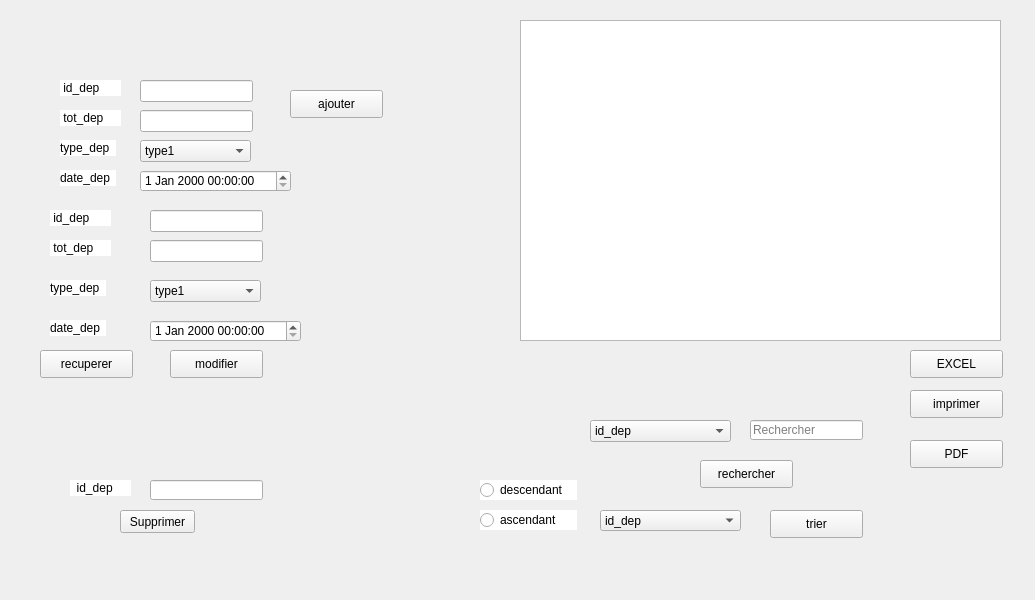
   <widget class="QWidget" name="tab">
    <attribute name="title">
     <string>Gestion depense</string>
    </attribute>
    <widget class="QLabel" name="label_7">
     <property name="geometry">
      <rect>
       <x>60</x>
       <y>80</y>
       <width>61</width>
       <height>16</height>
      </rect>
     </property>
     <property name="styleSheet">
      <string notr="true">background-color:tranparent;

border-image:url(:/image/5.jpg);

background:white;

border:none;

background-repeat:none;</string>
     </property>
     <property name="text">
      <string> id_dep</string>
     </property>
    </widget>
    <widget class="QLabel" name="label_10">
     <property name="geometry">
      <rect>
       <x>60</x>
       <y>110</y>
       <width>61</width>
       <height>16</height>
      </rect>
     </property>
     <property name="styleSheet">
      <string notr="true">background-color:tranparent;

border-image:url(:/image/5.jpg);

background:white;

border:none;

background-repeat:none;</string>
     </property>
     <property name="text">
      <string> tot_dep</string>
     </property>
    </widget>
    <widget class="QLineEdit" name="le_id_dep">
     <property name="geometry">
      <rect>
       <x>140</x>
       <y>80</y>
       <width>113</width>
       <height>22</height>
      </rect>
     </property>
    </widget>
    <widget class="QLineEdit" name="le_tot_dep">
     <property name="geometry">
      <rect>
       <x>140</x>
       <y>110</y>
       <width>113</width>
       <height>22</height>
      </rect>
     </property>
    </widget>
    <widget class="QPushButton" name="pushButton_1">
     <property name="geometry">
      <rect>
       <x>290</x>
       <y>90</y>
       <width>93</width>
       <height>28</height>
      </rect>
     </property>
     <property name="text">
      <string>ajouter</string>
     </property>
    </widget>
    <widget class="QLabel" name="label_25">
     <property name="geometry">
      <rect>
       <x>50</x>
       <y>210</y>
       <width>61</width>
       <height>16</height>
      </rect>
     </property>
     <property name="styleSheet">
      <string notr="true">background-color:tranparent;

border-image:url(:/image/5.jpg);

background:white;

border:none;

background-repeat:none;</string>
     </property>
     <property name="text">
      <string> id_dep</string>
     </property>
    </widget>
    <widget class="QLabel" name="label_11">
     <property name="geometry">
      <rect>
       <x>50</x>
       <y>240</y>
       <width>61</width>
       <height>16</height>
      </rect>
     </property>
     <property name="styleSheet">
      <string notr="true">background-color:tranparent;

border-image:url(:/image/5.jpg);

background:white;

border:none;

background-repeat:none;</string>
     </property>
     <property name="text">
      <string> tot_dep</string>
     </property>
    </widget>
    <widget class="QLineEdit" name="le_id_dep_5">
     <property name="geometry">
      <rect>
       <x>150</x>
       <y>210</y>
       <width>113</width>
       <height>22</height>
      </rect>
     </property>
    </widget>
    <widget class="QLineEdit" name="le_tot_dep_2">
     <property name="geometry">
      <rect>
       <x>150</x>
       <y>240</y>
       <width>113</width>
       <height>22</height>
      </rect>
     </property>
    </widget>
    <widget class="QPushButton" name="pushButton_2">
     <property name="geometry">
      <rect>
       <x>170</x>
       <y>350</y>
       <width>93</width>
       <height>28</height>
      </rect>
     </property>
     <property name="text">
      <string>modifier</string>
     </property>
    </widget>
    <widget class="QComboBox" name="cb_recherche_8">
     <property name="geometry">
      <rect>
       <x>590</x>
       <y>420</y>
       <width>141</width>
       <height>22</height>
      </rect>
     </property>
     <item>
      <property name="text">
       <string>id_dep</string>
      </property>
     </item>
     <item>
      <property name="text">
       <string>tot_dep</string>
      </property>
     </item>
    </widget>
    <widget class="QLineEdit" name="le_recherche_8">
     <property name="geometry">
      <rect>
       <x>750</x>
       <y>420</y>
       <width>113</width>
       <height>20</height>
      </rect>
     </property>
     <property name="placeholderText">
      <string>Rechercher</string>
     </property>
    </widget>
    <widget class="QPushButton" name="pushButton_7">
     <property name="geometry">
      <rect>
       <x>700</x>
       <y>460</y>
       <width>93</width>
       <height>28</height>
      </rect>
     </property>
     <property name="text">
      <string>rechercher</string>
     </property>
    </widget>
    <widget class="QPushButton" name="EXCEL_4">
     <property name="geometry">
      <rect>
       <x>910</x>
       <y>350</y>
       <width>93</width>
       <height>28</height>
      </rect>
     </property>
     <property name="text">
      <string>EXCEL</string>
     </property>
    </widget>
    <widget class="QLabel" name="label_26">
     <property name="geometry">
      <rect>
       <x>70</x>
       <y>480</y>
       <width>61</width>
       <height>16</height>
      </rect>
     </property>
     <property name="styleSheet">
      <string notr="true">background-color:tranparent;

border-image:url(:/image/5.jpg);

background:white;

border:none;

background-repeat:none;</string>
     </property>
     <property name="text">
      <string>  id_dep</string>
     </property>
    </widget>
    <widget class="QLineEdit" name="le_id_sup_3">
     <property name="geometry">
      <rect>
       <x>150</x>
       <y>480</y>
       <width>113</width>
       <height>20</height>
      </rect>
     </property>
     <property name="styleSheet">
      <string notr="true">m_myWidget = new QWidget(this); m_myWidget-&gt;setGeometry(0, 0, 300, 100); QPalette pal = palette();</string>
     </property>
    </widget>
    <widget class="QPushButton" name="supprimer_6">
     <property name="geometry">
      <rect>
       <x>120</x>
       <y>510</y>
       <width>75</width>
       <height>23</height>
      </rect>
     </property>
     <property name="text">
      <string>Supprimer</string>
     </property>
    </widget>
    <widget class="QTableView" name="tab_dep">
     <property name="geometry">
      <rect>
       <x>520</x>
       <y>20</y>
       <width>481</width>
       <height>321</height>
      </rect>
     </property>
    </widget>
    <widget class="QComboBox" name="cb_recherche_10">
     <property name="geometry">
      <rect>
       <x>600</x>
       <y>510</y>
       <width>141</width>
       <height>21</height>
      </rect>
     </property>
     <item>
      <property name="text">
       <string>id_dep</string>
      </property>
     </item>
     <item>
      <property name="text">
       <string>tot_dep</string>
      </property>
     </item>
    </widget>
    <widget class="QPushButton" name="pushButton_8">
     <property name="geometry">
      <rect>
       <x>770</x>
       <y>510</y>
       <width>93</width>
       <height>28</height>
      </rect>
     </property>
     <property name="text">
      <string>trier</string>
     </property>
    </widget>
    <widget class="QLabel" name="label_31">
     <property name="geometry">
      <rect>
       <x>5</x>
       <y>-1</y>
       <width>1021</width>
       <height>591</height>
      </rect>
     </property>
     <property name="styleSheet">
      <string notr="true">background-color:tranparent;

border-image:url(:/StyleSheet/1.jpg);

background:none;

border:none;

background-repeat:none;
</string>
     </property>
     <property name="text">
      <string/>
     </property>
    </widget>
    <widget class="QPushButton" name="pushButton_6">
     <property name="geometry">
      <rect>
       <x>40</x>
       <y>350</y>
       <width>93</width>
       <height>28</height>
      </rect>
     </property>
     <property name="text">
      <string>recuperer</string>
     </property>
    </widget>
    <widget class="QRadioButton" name="desc1">
     <property name="geometry">
      <rect>
       <x>480</x>
       <y>480</y>
       <width>97</width>
       <height>20</height>
      </rect>
     </property>
     <property name="styleSheet">
      <string notr="true">background-color:tranparent;

border-image:url(:/image/5.jpg);

background:white;

border:none;

background-repeat:none;</string>
     </property>
     <property name="text">
      <string>descendant </string>
     </property>
    </widget>
    <widget class="QRadioButton" name="asc1">
     <property name="geometry">
      <rect>
       <x>480</x>
       <y>510</y>
       <width>97</width>
       <height>20</height>
      </rect>
     </property>
     <property name="styleSheet">
      <string notr="true">background-color:tranparent;

border-image:url(:/image/5.jpg);

background:white;

border:none;

background-repeat:none;</string>
     </property>
     <property name="text">
      <string>ascendant</string>
     </property>
    </widget>
    <widget class="QLabel" name="label_23">
     <property name="geometry">
      <rect>
       <x>60</x>
       <y>140</y>
       <width>56</width>
       <height>16</height>
      </rect>
     </property>
     <property name="styleSheet">
      <string notr="true">background-color:tranparent;

border-image:url(:/image/5.jpg);

background:white;

border:none;

background-repeat:none;
</string>
     </property>
     <property name="text">
      <string>type_dep</string>
     </property>
    </widget>
    <widget class="QLabel" name="label_24">
     <property name="geometry">
      <rect>
       <x>60</x>
       <y>170</y>
       <width>56</width>
       <height>16</height>
      </rect>
     </property>
     <property name="styleSheet">
      <string notr="true">background-color:tranparent;

border-image:url(:/image/5.jpg);

background:white;

border:none;

background-repeat:none;</string>
     </property>
     <property name="text">
      <string>date_dep</string>
     </property>
    </widget>
    <widget class="QLabel" name="label_29">
     <property name="geometry">
      <rect>
       <x>50</x>
       <y>280</y>
       <width>56</width>
       <height>16</height>
      </rect>
     </property>
     <property name="styleSheet">
      <string notr="true">background-color:tranparent;

border-image:url(:/image/5.jpg);

background:white;

border:none;

background-repeat:none;</string>
     </property>
     <property name="text">
      <string>type_dep</string>
     </property>
    </widget>
    <widget class="QLabel" name="label_32">
     <property name="geometry">
      <rect>
       <x>50</x>
       <y>320</y>
       <width>56</width>
       <height>16</height>
      </rect>
     </property>
     <property name="styleSheet">
      <string notr="true">background-color:tranparent;

border-image:url(:/image/5.jpg);

background:white;

border:none;

background-repeat:none;</string>
     </property>
     <property name="text">
      <string>date_dep</string>
     </property>
    </widget>
    <widget class="QComboBox" name="letypedep">
     <property name="geometry">
      <rect>
       <x>140</x>
       <y>140</y>
       <width>111</width>
       <height>22</height>
      </rect>
     </property>
     <item>
      <property name="text">
       <string>type1</string>
      </property>
     </item>
     <item>
      <property name="text">
       <string>type2</string>
      </property>
     </item>
     <item>
      <property name="text">
       <string>type3</string>
      </property>
     </item>
    </widget>
    <widget class="QComboBox" name="mtypedep">
     <property name="geometry">
      <rect>
       <x>150</x>
       <y>280</y>
       <width>111</width>
       <height>22</height>
      </rect>
     </property>
     <item>
      <property name="text">
       <string>type1</string>
      </property>
     </item>
     <item>
      <property name="text">
       <string>type2</string>
      </property>
     </item>
     <item>
      <property name="text">
       <string>type3</string>
      </property>
     </item>
    </widget>
    <widget class="QPushButton" name="impression_2">
     <property name="geometry">
      <rect>
       <x>910</x>
       <y>390</y>
       <width>93</width>
       <height>28</height>
      </rect>
     </property>
     <property name="text">
      <string>imprimer</string>
     </property>
    </widget>
    <widget class="QPushButton" name="pdff">
     <property name="geometry">
      <rect>
       <x>910</x>
       <y>440</y>
       <width>93</width>
       <height>28</height>
      </rect>
     </property>
     <property name="text">
      <string>PDF</string>
     </property>
    </widget>
    <widget class="QDateTimeEdit" name="date">
     <property name="geometry">
      <rect>
       <x>140</x>
       <y>170</y>
       <width>151</width>
       <height>22</height>
      </rect>
     </property>
    </widget>
    <widget class="QDateTimeEdit" name="datess">
     <property name="geometry">
      <rect>
       <x>150</x>
       <y>320</y>
       <width>151</width>
       <height>22</height>
      </rect>
     </property>
    </widget>
    <zorder>label_31</zorder>
    <zorder>label_7</zorder>
    <zorder>label_10</zorder>
    <zorder>le_id_dep</zorder>
    <zorder>le_tot_dep</zorder>
    <zorder>pushButton_1</zorder>
    <zorder>label_25</zorder>
    <zorder>label_11</zorder>
    <zorder>le_id_dep_5</zorder>
    <zorder>le_tot_dep_2</zorder>
    <zorder>pushButton_2</zorder>
    <zorder>cb_recherche_8</zorder>
    <zorder>le_recherche_8</zorder>
    <zorder>pushButton_7</zorder>
    <zorder>EXCEL_4</zorder>
    <zorder>label_26</zorder>
    <zorder>le_id_sup_3</zorder>
    <zorder>supprimer_6</zorder>
    <zorder>tab_dep</zorder>
    <zorder>cb_recherche_10</zorder>
    <zorder>pushButton_8</zorder>
    <zorder>pushButton_6</zorder>
    <zorder>desc1</zorder>
    <zorder>asc1</zorder>
    <zorder>label_23</zorder>
    <zorder>label_24</zorder>
    <zorder>label_29</zorder>
    <zorder>label_32</zorder>
    <zorder>letypedep</zorder>
    <zorder>mtypedep</zorder>
    <zorder>impression_2</zorder>
    <zorder>pdff</zorder>
    <zorder>date</zorder>
    <zorder>datess</zorder>
   </widget>
